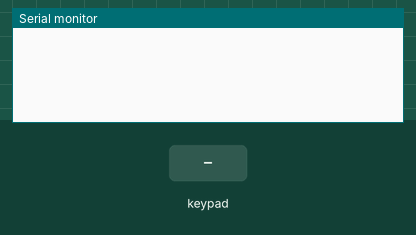
Simulated run of this sketch. Board: ESP32. Parts: the last lines printed to the serial monitor. Inputs (shaded band) come from the test bench. Nothing arrives over Bluetooth unless stated.

Above: at 1.2 s.
1.3 s: key '1' pressed
At 1.31 s:
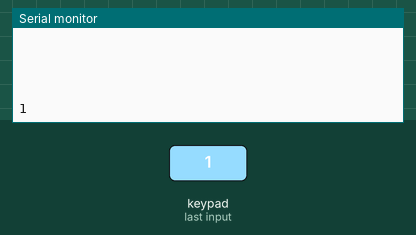
2.8 s: keypad keys 1 4 2 7 2 6 2 5 # pressed 0.4 s apart
At 6.03 s:
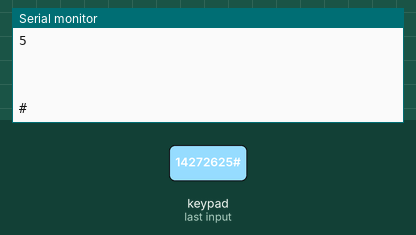
7.9 s: key 'A' pressed
At 7.94 s:
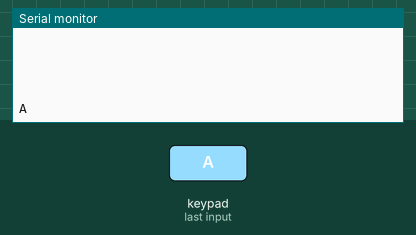
9.4 s: keypad keys 1 4 2 7 2 6 2 5 * pressed 0.4 s apart
At 12.66 s:
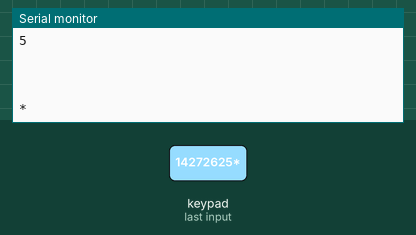
14.5 s: key 'B' pressed
At 14.57 s:
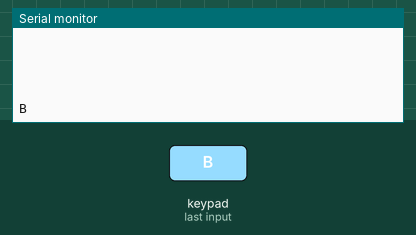
16.0 s: keypad keys 1 4 2 7 2 6 2 5 D pressed 0.4 s apart
At 19.29 s:
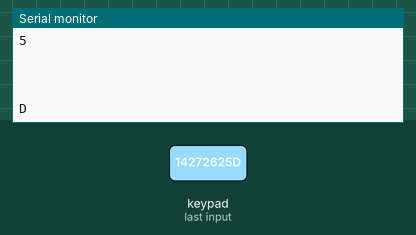
Timing chart, 0 to 20.8 s (numbered marks = the images above; inputs shaded):
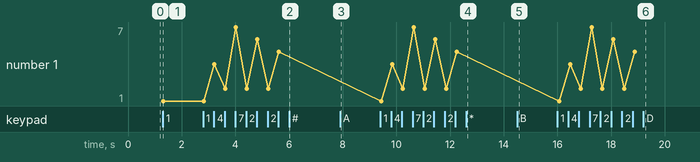

Measured:
- after the input at 1.3 s, the serial monitor: prints a new line at once (image 1)
- after the input at 2.8 s, the serial monitor: prints a new line after 0.41 s (image 2)
- after the input at 7.9 s, the serial monitor: prints a new line at once (image 3)
- after the input at 9.4 s, the serial monitor: prints a new line at once (image 4)
- after the input at 14.5 s, the serial monitor: prints a new line after 0.06 s (image 5)
- after the input at 16.0 s, the serial monitor: prints a new line after 0.07 s (image 6)
- plotted number 1: 1 → 5 after the input at 2.8 s

The sketch:

bluetooth.ino
```cpp
//#include <math.h>
#include <Keypad.h>
#include "BluetoothSerial.h"

BluetoothSerial SerialBT;
char keys[4][4] = {
  {'1','2','3','A'},
  {'4','5','6','B'},
  {'7','8','9','C'},
  {'*','0','#','D'}
};

byte rowPins[4] = {14, 27, 26,  25};
byte colPins[4] = {13, 21, 22,  23};

Keypad kp = Keypad(makeKeymap(keys), rowPins, colPins, 4, 4);
char holdKey;
unsigned long t_hold;

void setup() {
  Serial.begin(115200);
  SerialBT.begin("ESP32");
}

void loop(){
  char key = kp.getKey();

   if (key){
     holdKey = key;
     Serial.println(key);
     SerialBT.println(key);
   }
   else if (kp.getState() == HOLD) {
      if ((millis() - t_hold) > 1 ) {
          t_hold = millis();
          SerialBT.println(holdKey);
          Serial.println(holdKey);
      }
   }
   else {
      SerialBT.println(" ");
      Serial.println(" ");
   }
   delay(100);
}
```
